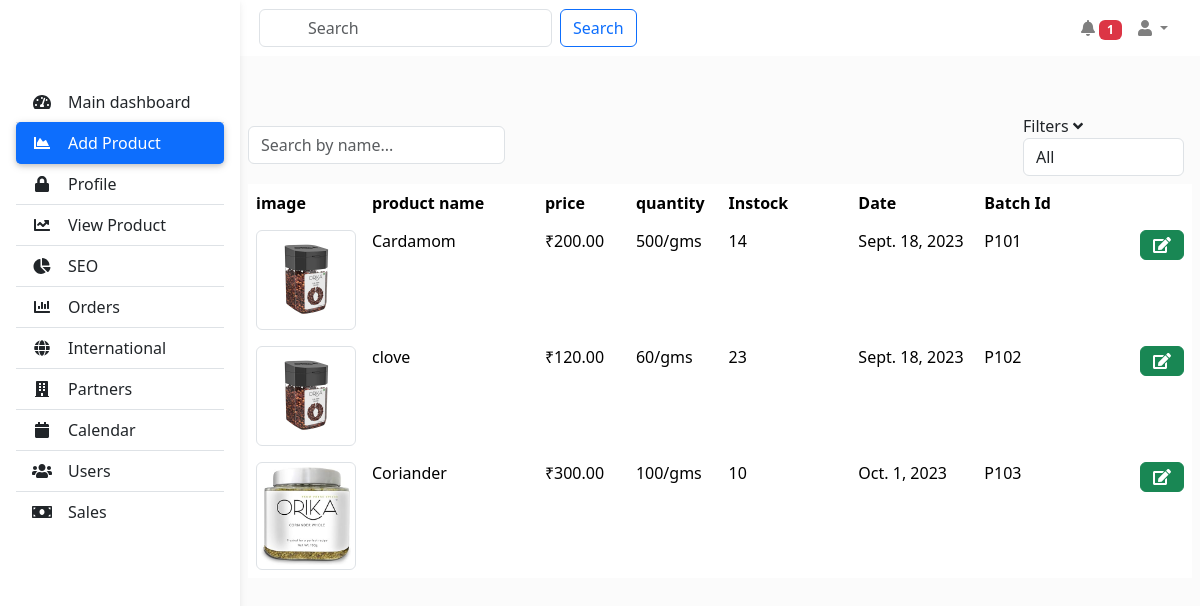
The app's page /seller_product_listing/ (signed in), older data.
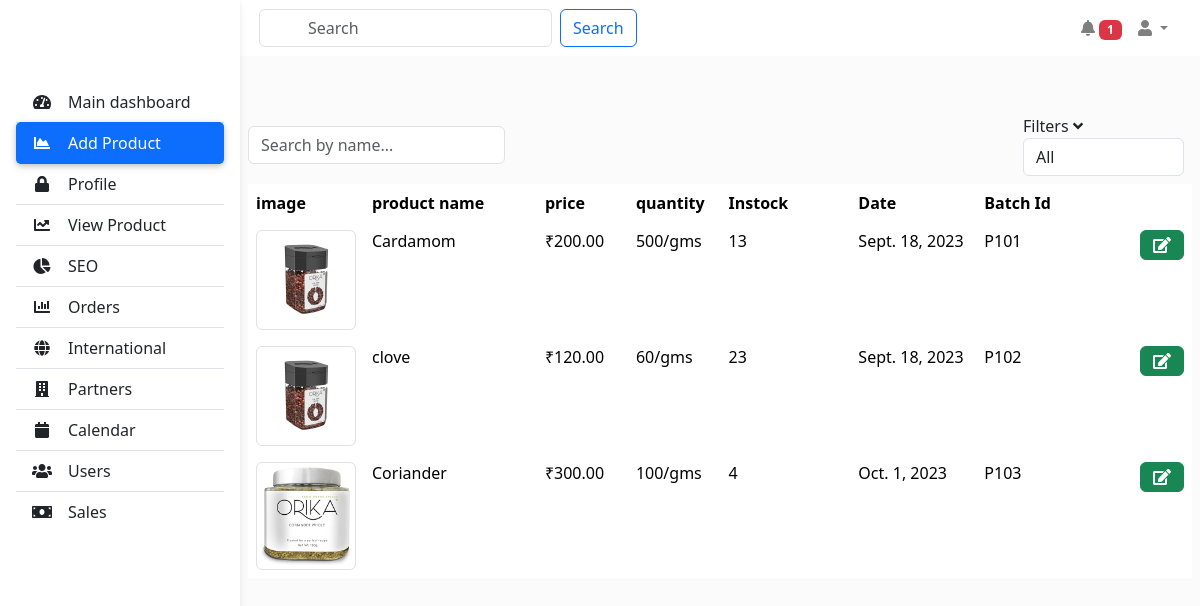
The same page, newer data.
### storeapp/models.py (models this page shows, shortened)
class Product(models.Model):
    product_name = models.CharField(max_length=255,null=True)
    description = models.TextField()
    image = models.ImageField(upload_to='products/', null=True, blank=True)
    quantity_value = models.PositiveIntegerField(default=100,null=True)
    quantity_prefix = models.CharField(max_length=10, choices=[('gms', 'gms'), ('kg', 'kg')], default='gms')
    stock = models.PositiveIntegerField(default=1,null=True)
    price = models.DecimalField(max_digits=10, decimal_places=2,null=True)
    date_added = models.DateField(default=timezone.now)
    brand_name = models.CharField(max_length=255, default="",null=True)
    seller = models.ForeignKey(CustomUser, on_delete=models.CASCADE, null=True, blank=True)
    batch_no=models.CharField(max_length=10,default="",null=True)
    STATUS_CHOICES = [
        ('In Stock', 'In Stock'),
        ('Out of Stock', 'Out of Stock'),
    ]
    status = models.CharField(max_length=15, choices=STATUS_CHOICES, default='In Stock')

### storeapp/views.py (the view)
# urls.py: path('seller_product_listing/', views.seller_product_listing, name='seller_product_listing'),
@login_required(login_url='custom_login')
def seller_product_listing(request):
    if request.user.is_seller:
        current_seller = request.user
        seller_products = Product.objects.filter(seller=current_seller)
        context = {
            'seller_products': seller_products
        }
        return render(request, 'product_list.html', context)
    else:
        return redirect('seller_register')

### template/product_list.html (shortened to what the changed rows need)
<html>
<head>
<link rel="stylesheet" href="https://maxcdn.bootstrapcdn.com/bootstrap/4.5.2/css/bootstrap.min.css">
        <link href="https://cdn.jsdelivr.net/npm/bootstrap@5.3.2/dist/css/bootstrap.min.css" rel="stylesheet">
        <link rel="stylesheet" href="https://cdn.jsdelivr.net/npm/bootstrap-icons@1.11.1/font/bootstrap-icons.css">
    </head>
  <main style="margin-top: 58px">
    <div class="container mt-5 px-2">
        <div class="table-responsive">
            <table class="table table-responsive table-borderless">
                <thead>
                    <tr class="bg-light">
                        <th scope="col" width="5%">image</th>
                        <th scope="col" width="20%">product name</th>
                        <th scope="col" width="10%">price</th>
                        <th scope="col" width="10%">quantity</th>
                        <th scope="col" width="15%">Instock</th>
                        <th scope="col" width="15%">Date</th>
                        <th scope="col" width="10%">Batch Id</th>
                        <th scope="col" class="text-end" width="30%"></th>
                    </tr>
                </thead>
                <tbody>
                    {% for product in seller_products %}
                    <tr>
                        <td>
                            <img src="{{ product.image.url }}" alt="{{ product.product_name }}" class="img-thumbnail" style="max-width: 100px;">
                        </td>
                        <td class="product-name">{{ product.product_name }}</td>
                        <td class="price">₹{{ product.price }}</td>
                        <td class="quantity"> {{ product.quantity_value }}/{{product.quantity_prefix}}</td>
                        <td class="stock">{{ product.stock }}</td>
                        <td class="date">{{ product.date_added }}</td>
                        <td class="product-name">{{ product.batch_no }}</td>
                        <td class="text-end">
                            <a href={% url "update_product" product.id %}><button type="button" class="btn btn-success"><i class="fas fa-edit"></i></button></a>
                        </td>
                    </tr>
                    {% endfor %}
                </tbody>
            </table>
        </div>
    </div>
</main>
    <link rel="stylesheet" type="text/css" href="https://cdn.datatables.net/1.11.10/css/jquery.dataTables.css">
  </html>

Row changes from the older to the newer data that the page shows:
changed Product "Cardamom": stock "14" → "13"
changed Product "Coriander": stock "10" → "4"
